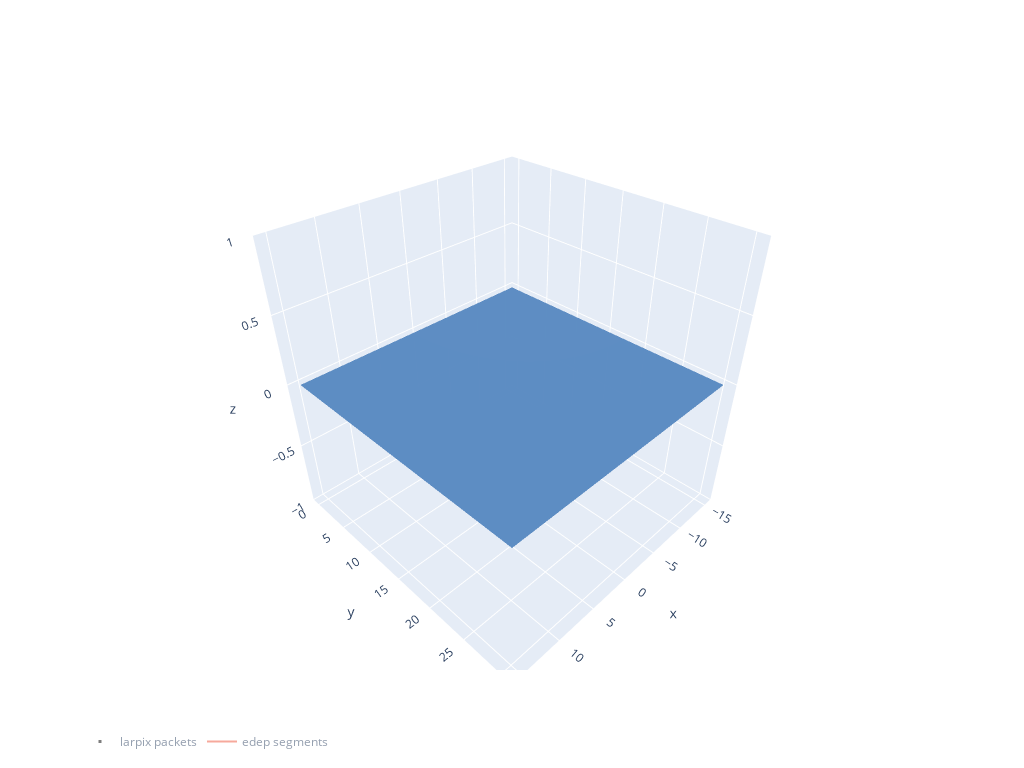

Here is the notebook cell this chart was saved with:
### Code cell
fig = go.Figure()

fig.add_traces(draw_cathode_planes(
    geom_dict,
    tpc_centers,
    showscale=False,
    opacity=0.3,
    colorscale='Greys',
))

fig.add_traces(draw_anode_planes(
    geom_dict,
    tpc_centers,
    showscale=False,
    opacity=0.1,
    colorscale='ice',
))

for xevent, yevent, zevent in xyzevents:
    trace = go.Scatter3d(
        x=xevent, y=yevent, z=zevent,
        marker_color=dQ,
        name='larpix packets',
        mode='markers',
        visible='legendonly',
        marker_size=3,
        marker_symbol='square',
        showlegend=True,
        opacity=1.
        )
    fig.add_traces(trace)

tracks = plot_tracks(seg_ev, 
                     mode="lines",
                     name="edep segments",
                     visible='legendonly',
                     showlegend=True
                     )

fig.update_layout(
    width=1024, height=768,
    legend_orientation="h",
)

#z scale (0,30)
fig.add_traces(tracks)
fig.show()
#Make sure to click on the "Larpix packets" and "edep segments" icons on the plot so that they are visible!

### Figure 1 — Plotly figure (JSON) as saved in the notebook; plotly's stock layout.template omitted (floating-point values rounded to 4 significant figures)
{"data": [{"colorscale": [[0, "rgb(255,255,255)"], [0.125, "rgb(240,240,240)"], [0.25, "rgb(217,217,217)"], [0.375, "rgb(189,189,189)"], [0.5, "rgb(150,150,150)"], [0.625, "rgb(115,115,115)"], [0.75, "rgb(82,82,82)"], [0.875, "rgb(37,37,37)"], [1, "rgb(0,0,0)"]], "opacity": 0.3, "showscale": false, "type": "surface", "x": [-15.3, 15.3], "y": [-0.1673, 30.43], "z": [[0, 0], [0, 0]]}, {"colorscale": [[0, "rgb(255,255,255)"], [0.125, "rgb(240,240,240)"], [0.25, "rgb(217,217,217)"], [0.375, "rgb(189,189,189)"], [0.5, "rgb(150,150,150)"], [0.625, "rgb(115,115,115)"], [0.75, "rgb(82,82,82)"], [0.875, "rgb(37,37,37)"], [1, "rgb(0,0,0)"]], "opacity": 0.3, "showscale": false, "type": "surface", "x": [-15.3, 15.3], "y": [-0.1673, 30.43], "z": [[0, 0], [0, 0]]}, {"colorscale": [[0, "rgb(255,255,255)"], [0.125, "rgb(240,240,240)"], [0.25, "rgb(217,217,217)"], [0.375, "rgb(189,189,189)"], [0.5, "rgb(150,150,150)"], [0.625, "rgb(115,115,115)"], [0.75, "rgb(82,82,82)"], [0.875, "rgb(37,37,37)"], [1, "rgb(0,0,0)"]], "opacity": 0.3, "showscale": false, "type": "surface", "x": [-15.3, 15.3], "y": [-0.1673, 30.43], "z": [[0, 0], [0, 0]]}, {"colorscale": [[0, "rgb(255,255,255)"], [0.125, "rgb(240,240,240)"], [0.25, "rgb(217,217,217)"], [0.375, "rgb(189,189,189)"], [0.5, "rgb(150,150,150)"], [0.625, "rgb(115,115,115)"], [0.75, "rgb(82,82,82)"], [0.875, "rgb(37,37,37)"], [1, "rgb(0,0,0)"]], "opacity": 0.3, "showscale": false, "type": "surface", "x": [-15.3, 15.3], "y": [-0.1673, 30.43], "z": [[0, 0], [0, 0]]}, {"colorscale": [[0, "rgb(255,255,255)"], [0.125, "rgb(240,240,240)"], [0.25, "rgb(217,217,217)"], [0.375, "rgb(189,189,189)"], [0.5, "rgb(150,150,150)"], [0.625, "rgb(115,115,115)"], [0.75, "rgb(82,82,82)"], [0.875, "rgb(37,37,37)"], [1, "rgb(0,0,0)"]], "opacity": 0.3, "showscale": false, "type": "surface", "x": [-15.3, 15.3], "y": [-0.1673, 30.43], "z": [[0, 0], [0, 0]]}, {"colorscale": [[0, "rgb(255,255,255)"], [0.125, "rgb(240,240,240)"], [0.25, "rgb(217,217,217)"], [0.375, "rgb(189,189,189)"], [0.5, "rgb(150,150,150)"], [0.625, "rgb(115,115,115)"], [0.75, "rgb(82,82,82)"], [0.875, "rgb(37,37,37)"], [1, "rgb(0,0,0)"]], "opacity": 0.3, "showscale": false, "type": "surface", "x": [-15.3, 15.3], "y": [-0.1673, 30.43], "z": [[0, 0], [0, 0]]}, {"colorscale": [[0, "rgb(255,255,255)"], [0.125, "rgb(240,240,240)"], [0.25, "rgb(217,217,217)"], [0.375, "rgb(189,189,189)"], [0.5, "rgb(150,150,150)"], [0.625, "rgb(115,115,115)"], [0.75, "rgb(82,82,82)"], [0.875, "rgb(37,37,37)"], [1, "rgb(0,0,0)"]], "opacity": 0.3, "showscale": false, "type": "surface", "x": [-15.3, 15.3], "y": [-0.1673, 30.43], "z": [[0, 0], [0, 0]]}, {"colorscale": [[0, "rgb(255,255,255)"], [0.125, "rgb(240,240,240)"], [0.25, "rgb(217,217,217)"], [0.375, "rgb(189,189,189)"], [0.5, "rgb(150,150,150)"], [0.625, "rgb(115,115,115)"], [0.75, "rgb(82,82,82)"], [0.875, "rgb(37,37,37)"], [1, "rgb(0,0,0)"]], "opacity": 0.3, "showscale": false, "type": "surface", "x": [-15.3, 15.3], "y": [-0.1673, 30.43], "z": [[0, 0], [0, 0]]}, {"colorscale": [[0, "rgb(255,255,255)"], [0.125, "rgb(240,240,240)"], [0.25, "rgb(217,217,217)"], [0.375, "rgb(189,189,189)"], [0.5, "rgb(150,150,150)"], [0.625, "rgb(115,115,115)"], [0.75, "rgb(82,82,82)"], [0.875, "rgb(37,37,37)"], [1, "rgb(0,0,0)"]], "opacity": 0.3, "showscale": false, "type": "surface", "x": [-15.3, 15.3], "y": [-0.1673, 30.43], "z": [[0, 0], [0, 0]]}, {"colorscale": [[0, "rgb(255,255,255)"], [0.125, "rgb(240,240,240)"], [0.25, "rgb(217,217,217)"], [0.375, "rgb(189,189,189)"], [0.5, "rgb(150,150,150)"], [0.625, "rgb(115,115,115)"], [0.75, "rgb(82,82,82)"], [0.875, "rgb(37,37,37)"], [1, "rgb(0,0,0)"]], "opacity": 0.3, "showscale": false, "type": "surface", "x": [-15.3, 15.3], "y": [-0.1673, 30.43], "z": [[0, 0], [0, 0]]}, {"colorscale": [[0, "rgb(3, 5, 18)"], [0.09091, "rgb(25, 25, 51)"], [0.1818, "rgb(44, 42, 87)"], [0.2727, "rgb(58, 60, 125)"], [0.3636, "rgb(62, 83, 160)"], [0.4545, "rgb(62, 109, 178)"], [0.5455, "rgb(72, 134, 187)"], [0.6364, "rgb(89, 159, 196)"], [0.7273, "rgb(114, 184, 205)"], [0.8182, "rgb(149, 207, 216)"], [0.9091, "rgb(192, 229, 232)"], [1, "rgb(234, 252, 253)"]], "opacity": 0.1, "showscale": false, "type": "surface", "x": [-15.3, 15.3], "y": [-0.1673, 30.43], "z": [[0, 0], [0, 0]]}, {"colorscale": [[0, "rgb(3, 5, 18)"], [0.09091, "rgb(25, 25, 51)"], [0.1818, "rgb(44, 42, 87)"], [0.2727, "rgb(58, 60, 125)"], [0.3636, "rgb(62, 83, 160)"], [0.4545, "rgb(62, 109, 178)"], [0.5455, "rgb(72, 134, 187)"], [0.6364, "rgb(89, 159, 196)"], [0.7273, "rgb(114, 184, 205)"], [0.8182, "rgb(149, 207, 216)"], [0.9091, "rgb(192, 229, 232)"], [1, "rgb(234, 252, 253)"]], "opacity": 0.1, "showscale": false, "type": "surface", "x": [-15.3, 15.3], "y": [-0.1673, 30.43], "z": [[0, 0], [0, 0]]}, {"colorscale": [[0, "rgb(3, 5, 18)"], [0.09091, "rgb(25, 25, 51)"], [0.1818, "rgb(44, 42, 87)"], [0.2727, "rgb(58, 60, 125)"], [0.3636, "rgb(62, 83, 160)"], [0.4545, "rgb(62, 109, 178)"], [0.5455, "rgb(72, 134, 187)"], [0.6364, "rgb(89, 159, 196)"], [0.7273, "rgb(114, 184, 205)"], [0.8182, "rgb(149, 207, 216)"], [0.9091, "rgb(192, 229, 232)"], [1, "rgb(234, 252, 253)"]], "opacity": 0.1, "showscale": false, "type": "surface", "x": [-15.3, 15.3], "y": [-0.1673, 30.43], "z": [[0, 0], [0, 0]]}, {"colorscale": [[0, "rgb(3, 5, 18)"], [0.09091, "rgb(25, 25, 51)"], [0.1818, "rgb(44, 42, 87)"], [0.2727, "rgb(58, 60, 125)"], [0.3636, "rgb(62, 83, 160)"], [0.4545, "rgb(62, 109, 178)"], [0.5455, "rgb(72, 134, 187)"], [0.6364, "rgb(89, 159, 196)"], [0.7273, "rgb(114, 184, 205)"], [0.8182, "rgb(149, 207, 216)"], [0.9091, "rgb(192, 229, 232)"], [1, "rgb(234, 252, 253)"]], "opacity": 0.1, "showscale": false, "type": "surface", "x": [-15.3, 15.3], "y": [-0.1673, 30.43], "z": [[0, 0], [0, 0]]}, {"colorscale": [[0, "rgb(3, 5, 18)"], [0.09091, "rgb(25, 25, 51)"], [0.1818, "rgb(44, 42, 87)"], [0.2727, "rgb(58, 60, 125)"], [0.3636, "rgb(62, 83, 160)"], [0.4545, "rgb(62, 109, 178)"], [0.5455, "rgb(72, 134, 187)"], [0.6364, "rgb(89, 159, 196)"], [0.7273, "rgb(114, 184, 205)"], [0.8182, "rgb(149, 207, 216)"], [0.9091, "rgb(192, 229, 232)"], [1, "rgb(234, 252, 253)"]], "opacity": 0.1, "showscale": false, "type": "surface", "x": [-15.3, 15.3], "y": [-0.1673, 30.43], "z": [[0, 0], [0, 0]]}, {"colorscale": [[0, "rgb(3, 5, 18)"], [0.09091, "rgb(25, 25, 51)"], [0.1818, "rgb(44, 42, 87)"], [0.2727, "rgb(58, 60, 125)"], [0.3636, "rgb(62, 83, 160)"], [0.4545, "rgb(62, 109, 178)"], [0.5455, "rgb(72, 134, 187)"], [0.6364, "rgb(89, 159, 196)"], [0.7273, "rgb(114, 184, 205)"], [0.8182, "rgb(149, 207, 216)"], [0.9091, "rgb(192, 229, 232)"], [1, "rgb(234, 252, 253)"]], "opacity": 0.1, "showscale": false, "type": "surface", "x": [-15.3, 15.3], "y": [-0.1673, 30.43], "z": [[0, 0], [0, 0]]}, {"colorscale": [[0, "rgb(3, 5, 18)"], [0.09091, "rgb(25, 25, 51)"], [0.1818, "rgb(44, 42, 87)"], [0.2727, "rgb(58, 60, 125)"], [0.3636, "rgb(62, 83, 160)"], [0.4545, "rgb(62, 109, 178)"], [0.5455, "rgb(72, 134, 187)"], [0.6364, "rgb(89, 159, 196)"], [0.7273, "rgb(114, 184, 205)"], [0.8182, "rgb(149, 207, 216)"], [0.9091, "rgb(192, 229, 232)"], [1, "rgb(234, 252, 253)"]], "opacity": 0.1, "showscale": false, "type": "surface", "x": [-15.3, 15.3], "y": [-0.1673, 30.43], "z": [[0, 0], [0, 0]]}, {"colorscale": [[0, "rgb(3, 5, 18)"], [0.09091, "rgb(25, 25, 51)"], [0.1818, "rgb(44, 42, 87)"], [0.2727, "rgb(58, 60, 125)"], [0.3636, "rgb(62, 83, 160)"], [0.4545, "rgb(62, 109, 178)"], [0.5455, "rgb(72, 134, 187)"], [0.6364, "rgb(89, 159, 196)"], [0.7273, "rgb(114, 184, 205)"], [0.8182, "rgb(149, 207, 216)"], [0.9091, "rgb(192, 229, 232)"], [1, "rgb(234, 252, 253)"]], "opacity": 0.1, "showscale": false, "type": "surface", "x": [-15.3, 15.3], "y": [-0.1673, 30.43], "z": [[0, 0], [0, 0]]}, {"colorscale": [[0, "rgb(3, 5, 18)"], [0.09091, "rgb(25, 25, 51)"], [0.1818, "rgb(44, 42, 87)"], [0.2727, "rgb(58, 60, 125)"], [0.3636, "rgb(62, 83, 160)"], [0.4545, "rgb(62, 109, 178)"], [0.5455, "rgb(72, 134, 187)"], [0.6364, "rgb(89, 159, 196)"], [0.7273, "rgb(114, 184, 205)"], [0.8182, "rgb(149, 207, 216)"], [0.9091, "rgb(192, 229, 232)"], [1, "rgb(234, 252, 253)"]], "opacity": 0.1, "showscale": false, "type": "surface", "x": [-15.3, 15.3], "y": [-0.1673, 30.43], "z": [[0, 0], [0, 0]]}, {"colorscale": [[0, "rgb(3, 5, 18)"], [0.09091, "rgb(25, 25, 51)"], [0.1818, "rgb(44, 42, 87)"], [0.2727, "rgb(58, 60, 125)"], [0.3636, "rgb(62, 83, 160)"], [0.4545, "rgb(62, 109, 178)"], [0.5455, "rgb(72, 134, 187)"], [0.6364, "rgb(89, 159, 196)"], [0.7273, "rgb(114, 184, 205)"], [0.8182, "rgb(149, 207, 216)"], [0.9091, "rgb(192, 229, 232)"], [1, "rgb(234, 252, 253)"]], "opacity": 0.1, "showscale": false, "type": "surface", "x": [-15.3, 15.3], "y": [-0.1673, 30.43], "z": [[0, 0], [0, 0]]}, {"colorscale": [[0, "rgb(3, 5, 18)"], [0.09091, "rgb(25, 25, 51)"], [0.1818, "rgb(44, 42, 87)"], [0.2727, "rgb(58, 60, 125)"], [0.3636, "rgb(62, 83, 160)"], [0.4545, "rgb(62, 109, 178)"], [0.5455, "rgb(72, 134, 187)"], [0.6364, "rgb(89, 159, 196)"], [0.7273, "rgb(114, 184, 205)"], [0.8182, "rgb(149, 207, 216)"], [0.9091, "rgb(192, 229, 232)"], [1, "rgb(234, 252, 253)"]], "opacity": 0.1, "showscale": false, "type": "surface", "x": [-15.3, 15.3], "y": [-0.1673, 30.43], "z": [[0, 0], [0, 0]]}, {"colorscale": [[0, "rgb(3, 5, 18)"], [0.09091, "rgb(25, 25, 51)"], [0.1818, "rgb(44, 42, 87)"], [0.2727, "rgb(58, 60, 125)"], [0.3636, "rgb(62, 83, 160)"], [0.4545, "rgb(62, 109, 178)"], [0.5455, "rgb(72, 134, 187)"], [0.6364, "rgb(89, 159, 196)"], [0.7273, "rgb(114, 184, 205)"], [0.8182, "rgb(149, 207, 216)"], [0.9091, "rgb(192, 229, 232)"], [1, "rgb(234, 252, 253)"]], "opacity": 0.1, "showscale": false, "type": "surface", "x": [-15.3, 15.3], "y": [-0.1673, 30.43], "z": [[0, 0], [0, 0]]}, {"colorscale": [[0, "rgb(3, 5, 18)"], [0.09091, "rgb(25, 25, 51)"], [0.1818, "rgb(44, 42, 87)"], [0.2727, "rgb(58, 60, 125)"], [0.3636, "rgb(62, 83, 160)"], [0.4545, "rgb(62, 109, 178)"], [0.5455, "rgb(72, 134, 187)"], [0.6364, "rgb(89, 159, 196)"], [0.7273, "rgb(114, 184, 205)"], [0.8182, "rgb(149, 207, 216)"], [0.9091, "rgb(192, 229, 232)"], [1, "rgb(234, 252, 253)"]], "opacity": 0.1, "showscale": false, "type": "surface", "x": [-15.3, 15.3], "y": [-0.1673, 30.43], "z": [[0, 0], [0, 0]]}, {"colorscale": [[0, "rgb(3, 5, 18)"], [0.09091, "rgb(25, 25, 51)"], [0.1818, "rgb(44, 42, 87)"], [0.2727, "rgb(58, 60, 125)"], [0.3636, "rgb(62, 83, 160)"], [0.4545, "rgb(62, 109, 178)"], [0.5455, "rgb(72, 134, 187)"], [0.6364, "rgb(89, 159, 196)"], [0.7273, "rgb(114, 184, 205)"], [0.8182, "rgb(149, 207, 216)"], [0.9091, "rgb(192, 229, 232)"], [1, "rgb(234, 252, 253)"]], "opacity": 0.1, "showscale": false, "type": "surface", "x": [-15.3, 15.3], "y": [-0.1673, 30.43], "z": [[0, 0], [0, 0]]}, {"colorscale": [[0, "rgb(3, 5, 18)"], [0.09091, "rgb(25, 25, 51)"], [0.1818, "rgb(44, 42, 87)"], [0.2727, "rgb(58, 60, 125)"], [0.3636, "rgb(62, 83, 160)"], [0.4545, "rgb(62, 109, 178)"], [0.5455, "rgb(72, 134, 187)"], [0.6364, "rgb(89, 159, 196)"], [0.7273, "rgb(114, 184, 205)"], [0.8182, "rgb(149, 207, 216)"], [0.9091, "rgb(192, 229, 232)"], [1, "rgb(234, 252, 253)"]], "opacity": 0.1, "showscale": false, "type": "surface", "x": [-15.3, 15.3], "y": [-0.1673, 30.43], "z": [[0, 0], [0, 0]]}, {"colorscale": [[0, "rgb(3, 5, 18)"], [0.09091, "rgb(25, 25, 51)"], [0.1818, "rgb(44, 42, 87)"], [0.2727, "rgb(58, 60, 125)"], [0.3636, "rgb(62, 83, 160)"], [0.4545, "rgb(62, 109, 178)"], [0.5455, "rgb(72, 134, 187)"], [0.6364, "rgb(89, 159, 196)"], [0.7273, "rgb(114, 184, 205)"], [0.8182, "rgb(149, 207, 216)"], [0.9091, "rgb(192, 229, 232)"], [1, "rgb(234, 252, 253)"]], "opacity": 0.1, "showscale": false, "type": "surface", "x": [-15.3, 15.3], "y": [-0.1673, 30.43], "z": [[0, 0], [0, 0]]}, {"colorscale": [[0, "rgb(3, 5, 18)"], [0.09091, "rgb(25, 25, 51)"], [0.1818, "rgb(44, 42, 87)"], [0.2727, "rgb(58, 60, 125)"], [0.3636, "rgb(62, 83, 160)"], [0.4545, "rgb(62, 109, 178)"], [0.5455, "rgb(72, 134, 187)"], [0.6364, "rgb(89, 159, 196)"], [0.7273, "rgb(114, 184, 205)"], [0.8182, "rgb(149, 207, 216)"], [0.9091, "rgb(192, 229, 232)"], [1, "rgb(234, 252, 253)"]], "opacity": 0.1, "showscale": false, "type": "surface", "x": [-15.3, 15.3], "y": [-0.1673, 30.43], "z": [[0, 0], [0, 0]]}, {"colorscale": [[0, "rgb(3, 5, 18)"], [0.09091, "rgb(25, 25, 51)"], [0.1818, "rgb(44, 42, 87)"], [0.2727, "rgb(58, 60, 125)"], [0.3636, "rgb(62, 83, 160)"], [0.4545, "rgb(62, 109, 178)"], [0.5455, "rgb(72, 134, 187)"], [0.6364, "rgb(89, 159, 196)"], [0.7273, "rgb(114, 184, 205)"], [0.8182, "rgb(149, 207, 216)"], [0.9091, "rgb(192, 229, 232)"], [1, "rgb(234, 252, 253)"]], "opacity": 0.1, "showscale": false, "type": "surface", "x": [-15.3, 15.3], "y": [-0.1673, 30.43], "z": [[0, 0], [0, 0]]}, {"colorscale": [[0, "rgb(3, 5, 18)"], [0.09091, "rgb(25, 25, 51)"], [0.1818, "rgb(44, 42, 87)"], [0.2727, "rgb(58, 60, 125)"], [0.3636, "rgb(62, 83, 160)"], [0.4545, "rgb(62, 109, 178)"], [0.5455, "rgb(72, 134, 187)"], [0.6364, "rgb(89, 159, 196)"], [0.7273, "rgb(114, 184, 205)"], [0.8182, "rgb(149, 207, 216)"], [0.9091, "rgb(192, 229, 232)"], [1, "rgb(234, 252, 253)"]], "opacity": 0.1, "showscale": false, "type": "surface", "x": [-15.3, 15.3], "y": [-0.1673, 30.43], "z": [[0, 0], [0, 0]]}, {"colorscale": [[0, "rgb(3, 5, 18)"], [0.09091, "rgb(25, 25, 51)"], [0.1818, "rgb(44, 42, 87)"], [0.2727, "rgb(58, 60, 125)"], [0.3636, "rgb(62, 83, 160)"], [0.4545, "rgb(62, 109, 178)"], [0.5455, "rgb(72, 134, 187)"], [0.6364, "rgb(89, 159, 196)"], [0.7273, "rgb(114, 184, 205)"], [0.8182, "rgb(149, 207, 216)"], [0.9091, "rgb(192, 229, 232)"], [1, "rgb(234, 252, 253)"]], "opacity": 0.1, "showscale": false, "type": "surface", "x": [-15.3, 15.3], "y": [-0.1673, 30.43], "z": [[0, 0], [0, 0]]}, {"marker": {"color": [12.98, 8.039, 13.97, 15.95, 17.92, 18.91, 21.88, 22.86, 24.84, 21.88, 18.91, 23.85, 11.99, 11.0, 22.86, 21.88, 16.93, 23.85, 13.97, 12.98, 17.92, 15.95, 8.039, 13.97, 11.0, 17.92, 13.97, 6.062, 18.91, 14.96, 8.039, 12.98, 10.02, 14.96, 30.77, 9.027, 13.97, 20.89, 12.98, 9.027, 9.027, 12.98, 18.91, 16.93, 21.88, 11.99, 15.95, 16.93, 9.027, 21.88, 18.91, 16.93, 11.99, 11.0, 14.96, 11.99, 10.02, 12.98, 10.02, 32.75, 15.95, 11.0, 13.97, 11.99, 9.027, 19.9, 11.99, 10.02, 10.02, 12.98, 10.02, 12.98, 11.99, 30.77, 12.98, 11.99, 7.051, 20.89, 8.039, 20.89, 13.97, 8.039, 15.95], "size": 3, "symbol": "square"}, "mode": "markers", "name": "larpix packets", "opacity": 1, "showlegend": true, "type": "scatter3d", "visible": "legendonly", "x": [-10.42, -9.09, -8.646, -8.203, -7.76, -7.316, -6.873, -6.429, -5.986, -5.543, -5.099, -4.656, -4.212, -4.212, -3.769, -3.326, -2.882, -2.439, -1.995, -1.995, -1.552, -1.109, -1.109, -0.6651, -0.6651, -0.2217, 0.2217, 0.2217, 0.6651, 1.108, 1.108, 1.552, 1.552, 1.995, 1.995, 2.439, 2.439, 2.882, 3.325, 3.325, 3.769, 3.769, 4.212, 4.656, 4.656, 5.099, 5.099, 5.542, 5.542, 5.986, 6.429, 6.873, 7.316, 7.316, 7.76, 7.76, 8.203, 8.203, 8.646, 8.646, 9.09, 9.533, 9.976, 10.42, 10.42, 10.86, 11.31, 11.31, 11.75, 11.75, 12.19, 12.19, 12.64, 12.64, 13.08, 13.08, 13.52, 13.52, 13.97, 13.97, 14.41, 14.41, 14.85], "y": [6.927, 7.371, 7.371, 7.371, 7.371, 7.371, 7.371, 7.371, 7.371, 7.371, 7.371, 7.371, 7.371, 7.371, 7.371, 7.371, 7.814, 7.814, 7.814, 7.814, 7.814, 7.814, 7.814, 7.814, 7.814, 7.814, 7.814, 7.814, 7.814, 7.814, 7.814, 7.814, 7.814, 7.814, 7.814, 7.814, 7.814, 7.814, 7.814, 8.257, 8.257, 8.257, 8.257, 8.257, 8.257, 8.257, 8.257, 8.257, 8.257, 8.257, 8.257, 8.257, 8.257, 8.257, 8.257, 8.257, 8.257, 8.257, 8.257, 8.257, 8.257, 8.257, 8.701, 8.701, 8.701, 8.701, 8.701, 8.701, 8.701, 8.701, 8.701, 8.701, 8.701, 8.701, 8.701, 8.701, 8.701, 8.701, 8.701, 8.701, 8.701, 8.701, 8.701], "z": [0, 0.01596, 0, 0.04789, 0.1118, 0.1916, 0.2075, 0.2395, 0.3672, 0.5109, 0.4789, 0.6705, 0.6067, 1.054, 0.91, 0.9579, 1.133, 1.181, 1.133, 1.58, 1.277, 1.357, 1.804, 1.389, 1.836, 1.565, 1.628, 2.107, 1.772, 1.836, 2.283, 1.884, 2.331, 1.9, 2.347, 2.012, 2.475, 2.379, 2.411, 2.522, 2.379, 2.826, 2.586, 2.586, 3.033, 2.554, 3.033, 2.826, 3.273, 2.985, 3.049, 3.145, 3.145, 3.592, 3.305, 3.752, 3.241, 3.752, 3.257, 3.72, 3.688, 3.784, 4.135, 3.943, 4.39, 4.103, 4.103, 4.55, 4.119, 4.566, 4.135, 4.646, 4.231, 4.678, 4.438, 4.885, 4.199, 4.789, 4.342, 4.949, 4.789, 5.236, 4.965]}, {"mode": "lines", "name": "edep segments", "showlegend": true, "type": "scatter3d", "visible": "legendonly", "x": [-16.01, -10.76, null, -10.76, 1.866, null, 1.866, 4.71, null, 4.71, 8.48, null, 8.48, 12.54, null, 12.54, 14.98, null, 12.54, 12.63, null, 12.63, 12.63, null, 8.48, 8.572, null, 8.572, 8.566, null, 4.71, 4.746, null, 1.866, 1.991, null, 1.991, 1.976, null, 1.897, 1.933, null, -10.76, -10.73, null, -5.311, -5.311, null, -6.548, -6.548, null, -11.6, -11.6, null, -14.58, -14.56, null, 2.502, 2.499, null, 2.539, 2.539, null, 4.876, 4.878, null, -2.182, -2.182, null, -5.192, -5.192, null, -15.84, -15.84, null, -13.51, -13.45, null], "y": [6.684, 7.051, null, 7.051, 7.933, null, 7.933, 8.127, null, 8.127, 8.384, null, 8.384, 8.665, null, 8.665, 8.834, null, 8.665, 8.595, null, 8.595, 8.595, null, 8.384, 8.387, null, 8.387, 8.384, null, 8.127, 8.111, null, 7.933, 7.916, null, 7.916, 7.947, null, 7.929, 7.936, null, 7.051, 7.021, null, 13.05, 13.05, null, 14.78, 14.78, null, 10.06, 10.06, null, 5.831, 5.827, null, 14.35, 14.39, null, 13.92, 13.92, null, 15.05, 15.05, null, 14.41, 14.41, null, 14.23, 14.23, null, 8.373, 8.373, null, 0.9464, 0.9054, null], "z": [-1.46, -0.276, null, -0.276, 2.572, null, 2.572, 3.213, null, 3.213, 4.061, null, 4.061, 4.969, null, 4.969, 5.517, null, 4.969, 5.011, null, 5.011, 5.011, null, 4.061, 3.998, null, 3.998, 3.956, null, 3.213, 3.292, null, 2.572, 2.639, null, 2.639, 2.597, null, 2.611, 2.628, null, -0.276, -0.2802, null, -12.4, -12.4, null, -12.36, -12.36, null, -10.04, -10.04, null, -3.23, -3.228, null, 0.5384, 0.5081, null, 0.865, 0.8651, null, 1.008, 1.009, null, 0.07834, 0.07834, null, -0.5457, -0.5457, null, -2.836, -2.836, null, -5.369, -5.418, null]}], "layout": {"height": 768, "legend": {"orientation": "h"}, "width": 1024}}
